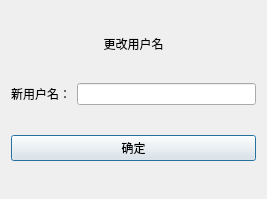
<?xml version="1.0" encoding="UTF-8"?>
<ui version="4.0">
 <class>change_name</class>
 <widget class="QDialog" name="change_name">
  <property name="geometry">
   <rect>
    <x>0</x>
    <y>0</y>
    <width>267</width>
    <height>199</height>
   </rect>
  </property>
  <property name="windowTitle">
   <string>Dialog</string>
  </property>
  <layout class="QVBoxLayout" name="verticalLayout">
   <item>
    <widget class="QLabel" name="label_2">
     <property name="sizePolicy">
      <sizepolicy hsizetype="Preferred" vsizetype="Fixed">
       <horstretch>0</horstretch>
       <verstretch>0</verstretch>
      </sizepolicy>
     </property>
     <property name="text">
      <string>更改用户名</string>
     </property>
     <property name="alignment">
      <set>Qt::AlignCenter</set>
     </property>
    </widget>
   </item>
   <item>
    <layout class="QHBoxLayout" name="horizontalLayout">
     <item>
      <widget class="QLabel" name="label">
       <property name="text">
        <string>新用户名：</string>
       </property>
      </widget>
     </item>
     <item>
      <widget class="QLineEdit" name="line_name"/>
     </item>
    </layout>
   </item>
   <item>
    <widget class="QPushButton" name="button_ok">
     <property name="text">
      <string>确定</string>
     </property>
    </widget>
   </item>
  </layout>
 </widget>
 <resources/>
 <connections/>
</ui>
